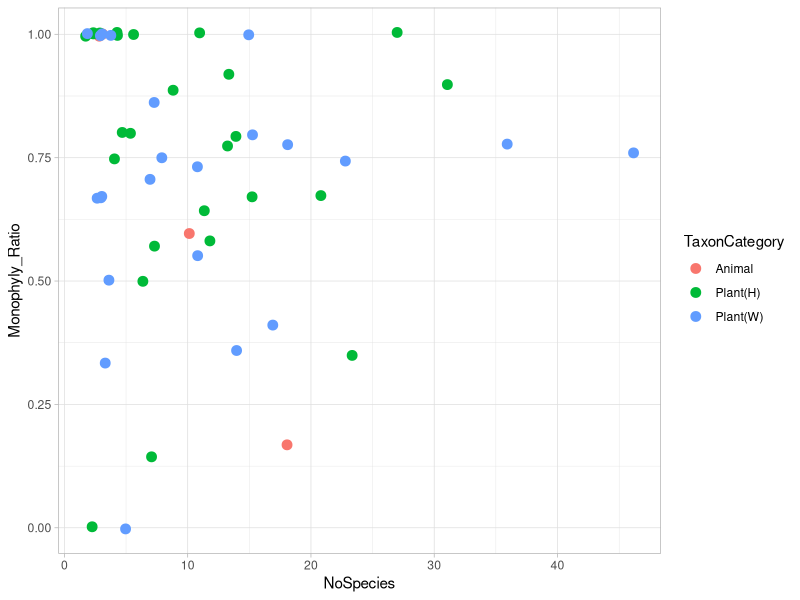
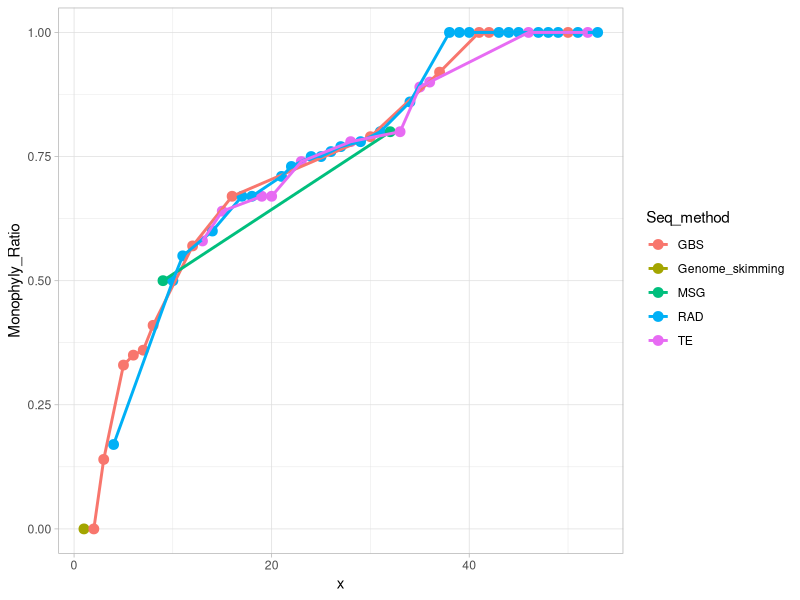

These charts were generated, in order, by the following R code:
# Working directory
setwd('/Users/Mac/Documents/PhD Research/Drawing')

# Libraries
library(ggplot2)
data <- read.csv('RAD_published_species.txt', NULL, header = TRUE)
mydf <- data.frame(
  Specie_Name= data$Material, 
  Monophyly_Ratio = as.numeric(data$Monophyletic_Ratio),
  TaxonCategory = data$Kingdom,
  NoSpecies = as.numeric(data$No.N.1),
  Seq_method = data$Seq_Method,
  x = data$x
)
ggplot(mydf, aes(fill = TaxonCategory, col = TaxonCategory, x = NoSpecies, y = Monophyly_Ratio)) + 
  geom_jitter(size=3) +
  theme_light()
ggplot(mydf, aes(fill = Seq_method, col = Seq_method, x = x , y = Monophyly_Ratio), group = Seq_method) + 
  geom_point(size=3) +
  geom_line(size=1) +
  theme_light()
